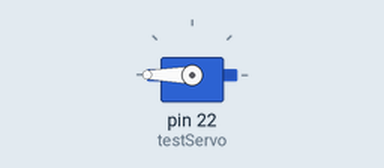
Simulated run of this sketch. Board: Arduino Mega 2560, built with avr-gcc and run on an emulated ATmega2560. Shown: servo.

Above: at 0.15 s.
Timing chart, 0 to 1.6 s (numbered marks = the images above):
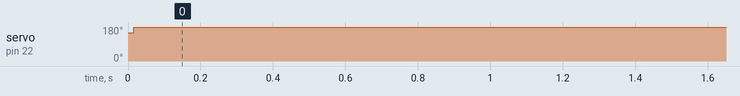

Measured:
- by itself, servo on pin 22 (testServo): 150° → 180° at 0.02 s

The sketch:

ServoMotor.ino
```cpp
#include <Servo.h>
Servo testServo;
int pos = 0;
int sensorValue;
void setup() {
  testServo.attach(22);  //Using attach method to attach servo to arduino pin
  Serial.begin(9600);

}

void loop() {

        //for (int pos = 180; pos >= 0; pos -= 1) {
    testServo.write(150);
    delay(5);
        //}
     //   delay(10000);

    //for (int pos = 0; pos <= 50; pos += 1) {
    testServo.write(180);
    delay(5);
    //}


}
```
